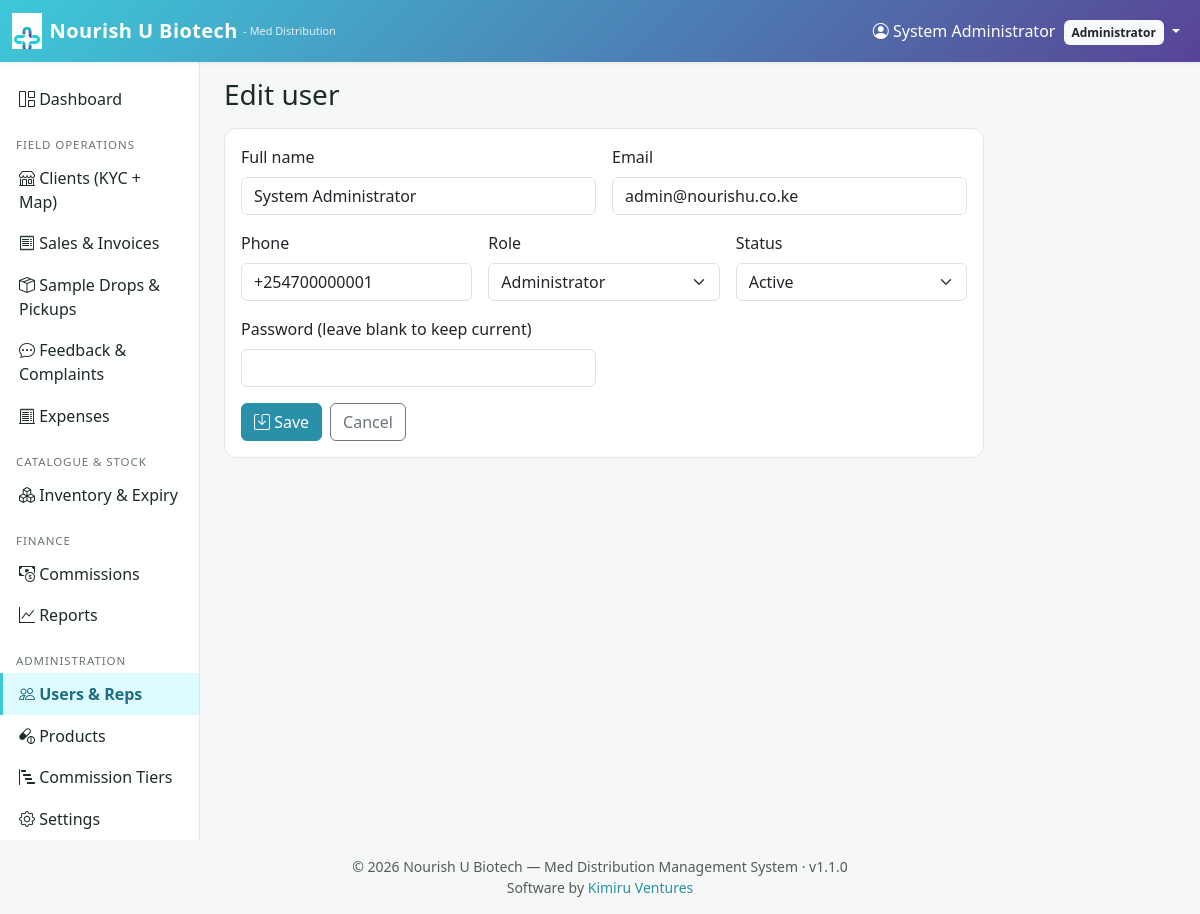
Screenshot of /admin/users.php?action=edit&id=1 (signed in) with the database file from the repository.
### tables this page shows
CREATE TABLE users (
    id            INT UNSIGNED   AUTO_INCREMENT PRIMARY KEY,
    name          VARCHAR(120)   NOT NULL,
    email         VARCHAR(160)   NOT NULL UNIQUE,
    phone         VARCHAR(40)    NULL,
    password_hash VARCHAR(255)   NOT NULL,
    role          ENUM('admin','rep','accountant') NOT NULL,
    status        ENUM('active','suspended')        NOT NULL DEFAULT 'active',
    last_login_at DATETIME       NULL,
    created_at    DATETIME       NOT NULL DEFAULT CURRENT_TIMESTAMP,
    updated_at    DATETIME       NOT NULL DEFAULT CURRENT_TIMESTAMP
                                ON UPDATE CURRENT_TIMESTAMP,
    INDEX idx_users_role (role),
    deleted_at    DATETIME      NULL,
    deleted_by    INT UNSIGNED  NULL,
    delete_reason VARCHAR(255)  NULL
);

### includes/functions.php (called while the page is built, shortened)
<?php
function e(?string $s): string {
    return htmlspecialchars($s ?? '', ENT_QUOTES | ENT_SUBSTITUTE, 'UTF-8');
}
function get(string $key, $default = null) {
    return $_GET[$key] ?? $default;
}
function url(string $path = ''): string {
    return BASE_URL . '/' . ltrim($path, '/');
}

### admin/users.php (the view, shortened to what this page needs)
<?php
require_once __DIR__ . '/../config/config.php';
$action = get('action', 'list');
$id     = (int)get('id', 0);
require __DIR__ . '/../includes/header.php';
if (in_array($action, ['add','edit'], true)) {
    $row = ['id'=>0,'name'=>'','email'=>'','phone'=>'','role'=>'rep','status'=>'active'];
    if ($action === 'edit' && $id) {
        $stmt = $pdo->prepare("SELECT * FROM users WHERE id=?");
        $stmt->execute([$id]);
        $row = $stmt->fetch() ?: $row;
    } ?>
    <h3 class="mb-3"><?= $action==='edit' ? 'Edit user' : 'New user' ?></h3>
    <form method="post" class="card p-3" style="max-width:760px;">
      <div class="row g-3">
        <div class="col-md-6"><label class="form-label">Full name</label>
          <input class="form-control" name="name" required value="<?= e($row['name']) ?>"></div>
        <div class="col-md-6"><label class="form-label">Email</label>
          <input class="form-control" type="email" name="email" required value="<?= e($row['email']) ?>"></div>
        <div class="col-md-4"><label class="form-label">Phone</label>
          <input class="form-control" name="phone" value="<?= e($row['phone']) ?>"></div>
        <div class="col-md-4"><label class="form-label">Role</label>
          <select class="form-select" name="role">
            <?php foreach (['admin'=>'Administrator','rep'=>'Medical Rep','accountant'=>'Accountant'] as $k=>$v): ?>
              <option value="<?= $k ?>" <?= $row['role']===$k?'selected':'' ?>><?= $v ?></option>
            <?php endforeach; ?>
          </select></div>
        <div class="col-md-4"><label class="form-label">Status</label>
          <select class="form-select" name="status">
            <option value="active"     <?= $row['status']==='active'?'selected':'' ?>>Active</option>
          </select></div>
        <div class="col-md-6"><label class="form-label">Password <?= $action==='edit'?'(leave blank to keep current)':'(required)' ?></label>
          <input class="form-control" type="password" name="password" autocomplete="new-password"
                 minlength="6" <?= $action==='edit'?'':'required' ?>></div>
      </div>
      <div class="mt-3 d-flex gap-2">
        <button class="btn btn-primary"><i class="bi bi-save"></i> Save</button>
        <a class="btn btn-outline-secondary" href="<?= url('admin/users.php') ?>">Cancel</a>
      </div>
    </form>
    <?php
    require __DIR__ . '/../includes/footer.php';
    exit;
}
?>
<?php require __DIR__ . '/../includes/footer.php'; ?>

### assets/css/style.css (style rules this page uses)
:root { --nu-primary: #2a8fa8; --nu-primary-d: #1e6e84; --nu-cyan: #3dc9d9; --nu-purple: #594396; --nu-purple-d: #3f2f6c; --nu-accent: #f4a300; --nu-bg: #f6f8f7; --nu-text: #1d2b27; --nu-muted: #6b7572; --nu-card: #ffffff; --nu-border: #e3e8e6; --nu-grad: linear-gradient(135deg, var(--nu-cyan) 0%, var(--nu-purple) 100%); }
body { background: var(--nu-bg); color: var(--nu-text); font-family: 'Segoe UI', Roboto, system-ui, sans-serif; }
.btn-primary { background: var(--nu-primary); border-color: var(--nu-primary); }
a { color: var(--nu-primary); }
.card { border: 1px solid var(--nu-border); border-radius: 12px; }

### rows the page displays
users: name "System Administrator", email "admin@nourishu.co.ke", phone "+254700000001", role "Administrator", status "Active"

### other values shown
$u['name'] "System Administrator"
role_label($u['role']) "Administrator"
APP_NAME "Nourish U Biotech"
APP_TAGLINE "Med Distribution Management System"
APP_VERSION "1.1.0"
